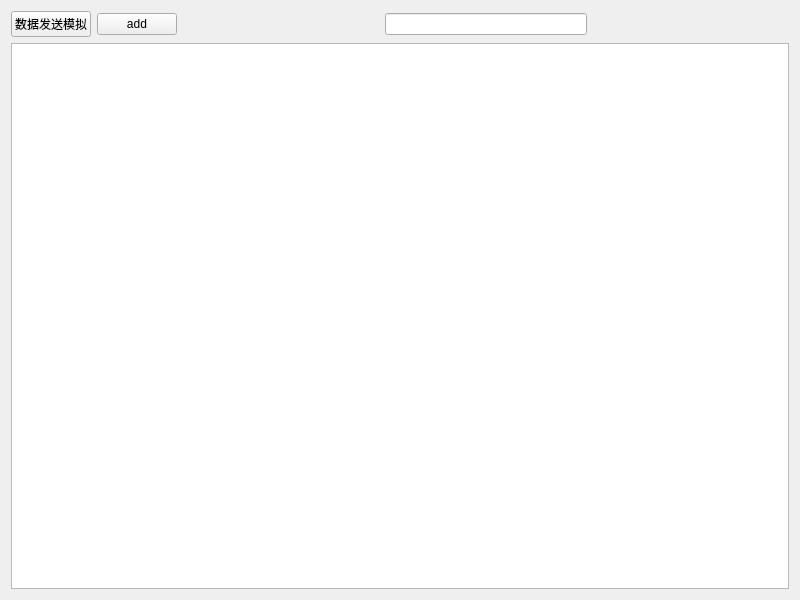
<?xml version="1.0" encoding="UTF-8"?>
<ui version="4.0">
 <class>Widget</class>
 <widget class="QWidget" name="Widget">
  <property name="geometry">
   <rect>
    <x>0</x>
    <y>0</y>
    <width>800</width>
    <height>600</height>
   </rect>
  </property>
  <property name="windowTitle">
   <string>Widget</string>
  </property>
  <layout class="QVBoxLayout" name="verticalLayout">
   <item>
    <layout class="QHBoxLayout" name="horizontalLayout">
     <item>
      <widget class="QPushButton" name="pbSend">
       <property name="text">
        <string>数据发送模拟</string>
       </property>
      </widget>
     </item>
     <item>
      <widget class="QPushButton" name="pbAdd">
       <property name="text">
        <string>add</string>
       </property>
      </widget>
     </item>
     <item>
      <spacer name="horizontalSpacer_2">
       <property name="orientation">
        <enum>Qt::Horizontal</enum>
       </property>
       <property name="sizeHint" stdset="0">
        <size>
         <width>40</width>
         <height>20</height>
        </size>
       </property>
      </spacer>
     </item>
     <item>
      <widget class="QLineEdit" name="elValX"/>
     </item>
     <item>
      <spacer name="horizontalSpacer">
       <property name="orientation">
        <enum>Qt::Horizontal</enum>
       </property>
       <property name="sizeHint" stdset="0">
        <size>
         <width>40</width>
         <height>20</height>
        </size>
       </property>
      </spacer>
     </item>
    </layout>
   </item>
   <item>
    <widget class="QTableView" name="tableView">
     <property name="selectionBehavior">
      <enum>QAbstractItemView::SelectRows</enum>
     </property>
    </widget>
   </item>
  </layout>
 </widget>
 <resources/>
 <connections/>
</ui>
